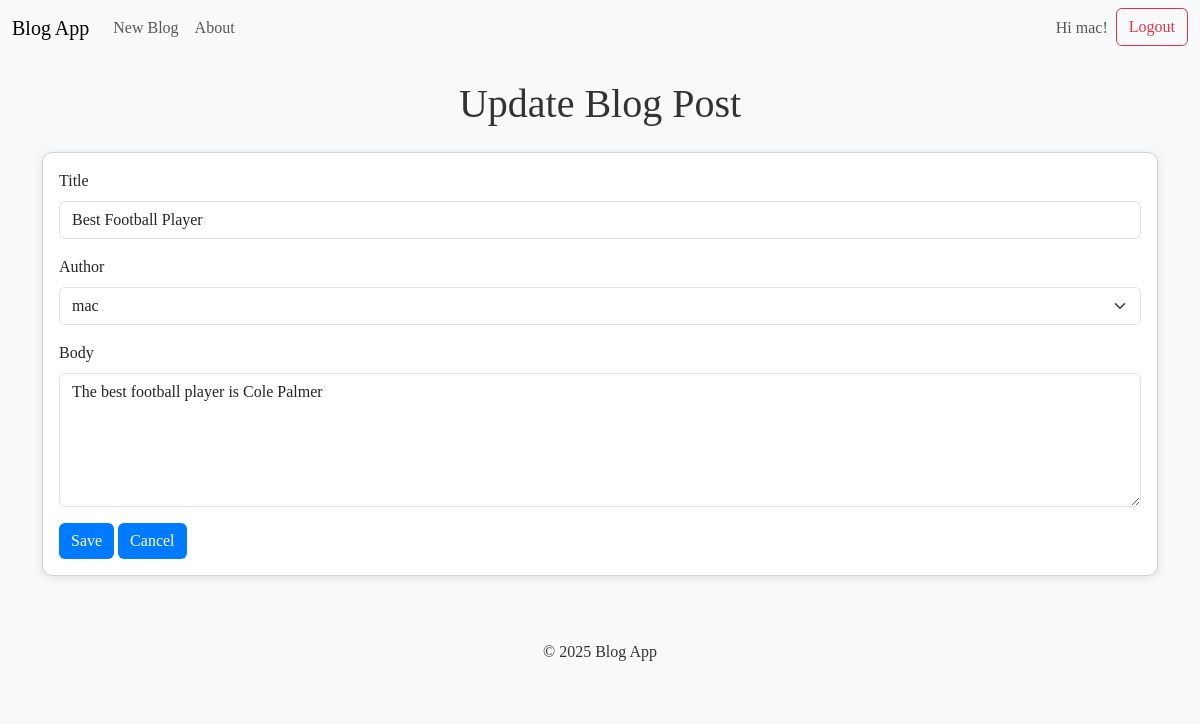
Screenshot of /update/2/ (signed in) with the database file from the repository.
### blog/models.py (models this page shows, shortened)
class BlogPost(models.Model):
    title = models.CharField(max_length=100)
    author = models.ForeignKey(User, on_delete=models.CASCADE, max_length=50, blank=True, null=True)
    body = models.TextField()
    date_created = models.DateTimeField(auto_now_add=True)
    class Meta:
        ordering = ['-date_created']

### blog/views.py (the view)
# urls.py: path('update/<int:blog_id>/', views.update_blog, name='update-blog'),
def update_blog(request, blog_id):
    blog = get_object_or_404(BlogPost, id=blog_id)
    print(request.user)
    if blog.author != request.user:
        raise Http404
    if request.method == 'POST':
        form = BlogForm(data=request.POST, instance=blog)
        if form.is_valid():
            edited_blog = form.save(commit=False)
            edited_blog.save()
            return redirect('home')
    else:
        form = BlogForm(instance=blog)
        context = {'form': form}
        return render(request, 'blog/update_blog.html', context=context)

### blog/forms.py
class BlogForm (forms.ModelForm):
  class Meta:
    model = BlogPost
    fields = ['title', 'author', 'body']
    widgets = {
      'body': forms.Textarea(attrs={'rows': 5})
    }

### blog/templates/blog/update_blog.html (shortened to what this page needs)
{% extends 'blog/base.html' %}
{% load django_bootstrap5 %}
{% block page_header %}
    <h1 class="text-center mb-4">{% if form.instance.pk %}Update{% else %}Create{% endif %} Blog Post</h1>
{% endblock page_header %}
{% block content %}
    <div class="card">
        <div class="card-body">
            <form method="post">
                {% bootstrap_form form %}
                {% bootstrap_button button_type="submit" content="Save" %}
                {% bootstrap_button button_type="reset" content="Cancel" %}
            </form>
        </div>
    </div>
{% endblock content %}

### blog/templates/blog/base.html (shortened to what this page needs)
<!DOCTYPE html>
<html lang="en">
<head>
    <link href="https://cdn.jsdelivr.net/npm/bootstrap@5.3.3/dist/css/bootstrap.min.css" rel="stylesheet">
    {% load static %}
    <link rel="stylesheet" href="{% static 'blog/css/style.css' %}">
</head>
<body>
    <nav class="navbar navbar-expand-lg navbar-light bg-light">
        <div class="container-fluid">
            <a class="navbar-brand" href="{% url 'home' %}">Blog App</a>
            <div class="collapse navbar-collapse" id="navbarNav">
                <ul class="navbar-nav">
                    <li class="nav-item">
                        <a class="nav-link" href="{% url 'create-blog' %}">New Blog</a>
                    </li>
                    <li class="nav-item">
                        <a class="nav-link" href="{% url 'about' %}">About</a>
                    </li>
                </ul>
                <ul class="navbar-nav ms-auto">
                  {% if user.is_authenticated %}
                    <li class="nav-item">
                      <span class="nav-link">Hi {{ user.username }}!</span>
                    </li>
                    <li class="nav-item">
                      <form method="post" action="{% url 'logout' %}" class="d-inline">
                        <button type="submit" class="btn btn-outline-danger" aria-label="Logout">Logout</button>
                      </form>
                    </li>
                  {% else %}
                    <li class="nav-item">
                      <a class="nav-link" href="{% url 'login' %}">Log In<i class="bi bi-box-arrow-in-right"></i></a>
                    </li>
                  {% endif %}
                </ul>
            </div>
        </div>
    </nav>
    <div class="container mt-4">
        <header>
            {% block page_header %}{% endblock page_header %}
        </header>
        <main>
            {% block content %}{% endblock content %}
        </main>
    </div>
    <footer class="bg-light text-center py-3 mt-5">
        <p>&copy; 2025 Blog App</p>
    </footer>
</body>
</html>

### blog/static/blog/css/style.css (style rules this page uses)
body { font-family: 'Georgia', serif; background-color: #f8f9fa; color: #333; }
.card { border-radius: 10px; box-shadow: 0 2px 10px rgba(0, 0, 0, 0.1); transition: transform 0.2s; }
.btn-primary { background-color: #007bff; border: none; }

### rows the page displays
BlogPost: title "Best Football Player", author "mac", body "The best football player is Cole Palmer"

### other values shown
{{ user.username }} "mac"
